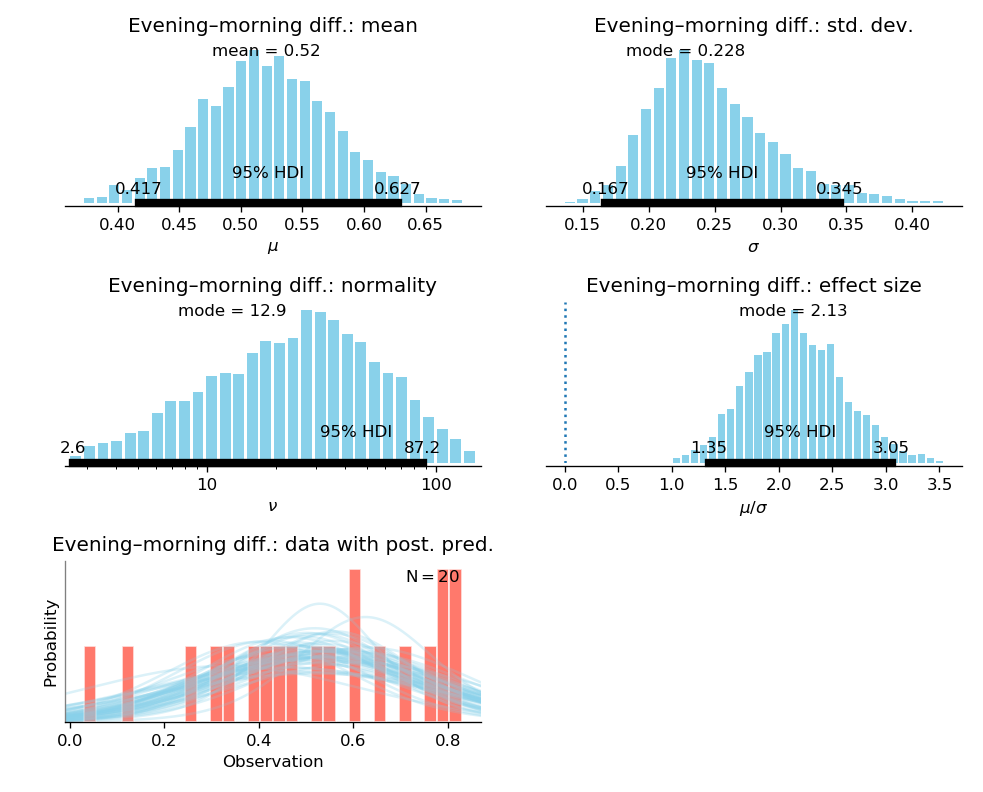

Python code for this plot:
"""
Comparison of two groups with paired samples with BEST.

This is the Bayesian equivalent of a paired difference test:
we have data on every individual from two arms of an experiment,
or from two points in time, and we want to assess the magnitude
of the increase from the morning to the evening.
"""
import numpy as np
import best


morning = [8.99, 9.21, 9.03, 9.15, 8.68, 8.82, 8.66, 8.82, 8.59, 8.14,
           9.09, 8.80, 8.18, 9.23, 8.55, 9.03, 9.36, 9.06, 9.57, 8.38]
evening = [9.82, 9.34, 9.73, 9.93, 9.33, 9.41, 9.48, 9.14, 8.62, 8.60,
           9.60, 9.41, 8.43, 9.77, 8.96, 9.81, 9.75, 9.50, 9.90, 9.13]

print('Performing Bayesian analysis of the two groups.\n'
      'This might take a while...')

best_out = best.analyze_one(np.subtract(evening, morning))

fig = best.plot_all(best_out, group_name='Evening–morning diff.:')
fig.savefig('paired_samples.png', dpi=120)
fig.savefig('paired_samples.pdf')
